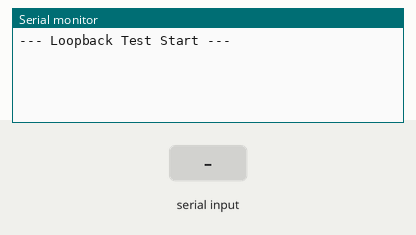
This sketch was run on a simulated Arduino Uno, built with avr-gcc and run on an emulated ATmega328P. On the bench: the last lines printed to the serial monitor. Inputs (shaded band) come from the test bench.

Above: at 1.2 s.
1.3 s: "1" received over Serial
At 3.0 s:
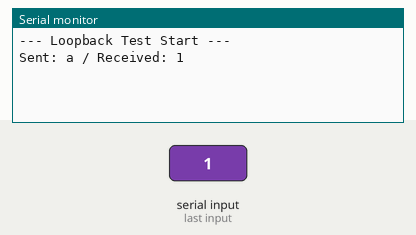
3.5 s: "0" received over Serial
At 4.8 s:
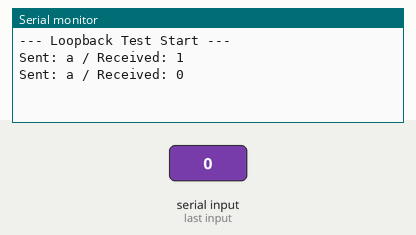
5.0 s: "2" received over Serial
At 6.5 s:
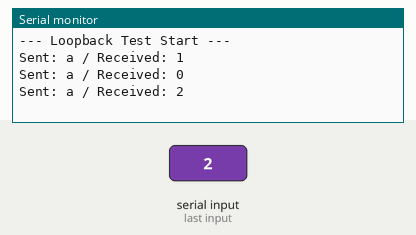

The sketch:

sys_4.ino
```cpp
// --- 비트뱅 송신 설정 (Step 2와 동일) ---
#define TX_PIN_BIT 0 // PORTB 0번 (D8)
#define TX_HIGH() (PORTB |= (1 << TX_PIN_BIT))
#define TX_LOW()  (PORTB &= ~(1 << TX_PIN_BIT))
const int BIT_DELAY = 104; // 9600bps

void setup() {
  // 1. 비트뱅 송신용 핀 설정 (D8)
  DDRB |= (1 << TX_PIN_BIT);
  TX_HIGH(); // Idle 상태 유지

  // 2. 하드웨어 시리얼 설정 (수신 및 USB 출력용)
  // D0핀은 RX로 자동 설정됩니다.
  Serial.begin(9600);

  Serial.println("--- Loopback Test Start ---");
}

void loop() {
  // 1. D8 핀으로 'a'를 송신 (비트뱅)
  sendChar('a');

  // 2. 하드웨어 시리얼(D0)이 데이터를 받을 시간을 아주 잠깐 줌
  // (비트뱅 함수 실행 중에 이미 하드웨어 RX는 동작하고 있음)
  delay(10);

  // 3. 수신된 데이터가 있는지 확인
  if (Serial.available() > 0) {
    char receivedData = Serial.read(); // 버퍼에서 읽기

    // 4. 결과를 PC 화면에 출력
    Serial.print("Sent: a / Received: ");
    Serial.println(receivedData);

    // 만약 데이터가 깨진다면 비트폭(BIT_DELAY) 미세 조정 필요
  }

  delay(1000); // 1초마다 반복
}

// 비트뱅 송신 함수
void sendChar(char data) {
  TX_LOW(); // Start Bit
  delayMicroseconds(BIT_DELAY);

  for (int i = 0; i < 8; i++) {
    if (data & (1 << i)) TX_HIGH();
    else                 TX_LOW();
    delayMicroseconds(BIT_DELAY);
  }

  TX_HIGH(); // Stop Bit
  delayMicroseconds(BIT_DELAY);
}
```

Measured:
- after the input at 1.3 s, the serial monitor: prints a new line after 0.73 s (image 1)
- after the input at 3.5 s, the serial monitor: prints a new line after 0.56 s (image 2)
- after the input at 5.0 s, the serial monitor: prints a new line after 0.07 s (image 3)
